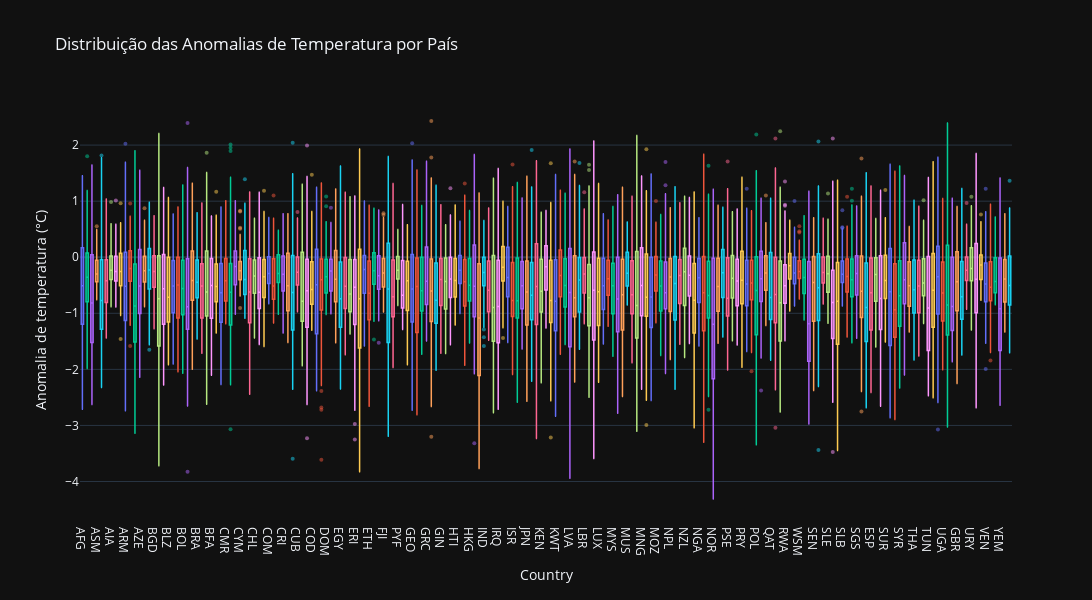

Notebook cell for this chart:
### Code cell
fig = px.box(
    df,
    x="Code",  
    y="Temperature anomaly", 
    title="Distribuição das Anomalias de Temperatura por País",
    labels={"Temperature anomaly": "Anomalia de temperatura (°C)", "Code": "País"},
    width=2500,
    height=600,
    template="plotly_dark",
    color="Code",  # atribui uma cor para cada país
)

fig.update_layout(
    xaxis=dict(
        title="Country",
        #tickangle=45  não precisa, tem espaço o suficiente 
    ),
    yaxis=dict(
        title="Anomalia de temperatura (°C)"
    ),
    showlegend=False,  # já tem legenda no eixo
    #plot_bgcolor='rgba(240,240,240,0.8)'  só se eu quiser mudar o fundo do gráfico
)

fig.update_traces(
    #boxpoints='all',  
    pointpos=0,  
    marker=dict(
        size=4,
        opacity=0.5  
    ),
    line=dict(width=1.5)  
)

fig.show()
